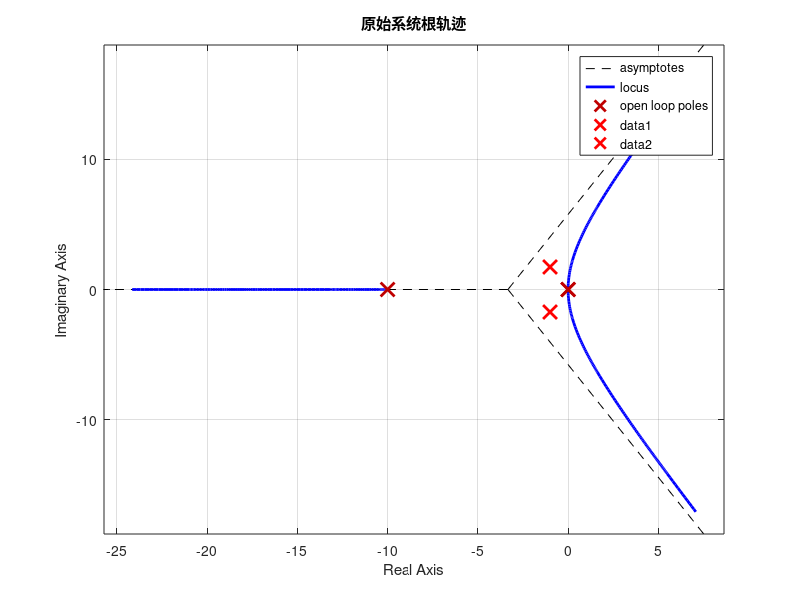
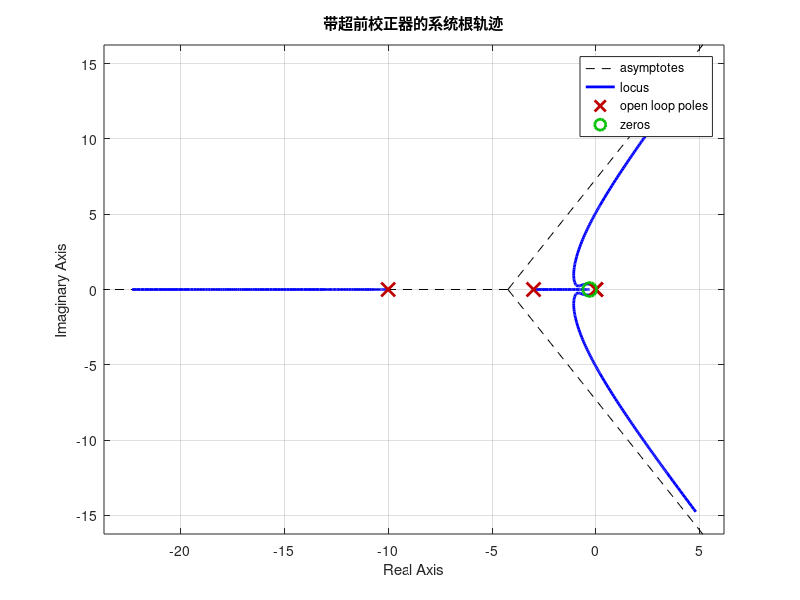
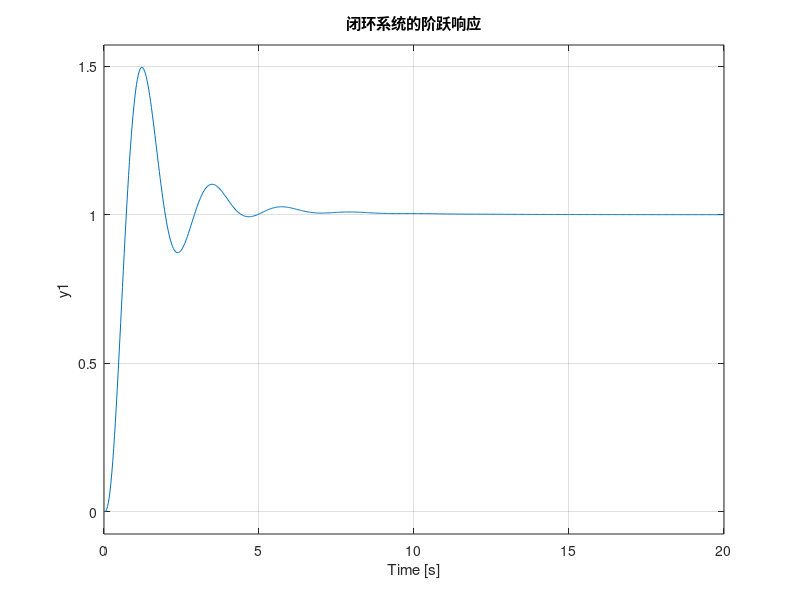

Reproduce these figures in MATLAB, in order. (Note: this script raises an error after producing the figures.)
% 定义传递函数
s = tf('s');
G = 1 / s^2;  % 宇宙飞船的传递函数
H = 1 / (0.1 * s + 1);  % 传感器传递函数

% 开环传递函数
OLTF = G * H;

% 绘制原始系统的根轨迹
figure;
rlocus(OLTF);
title('原始系统根轨迹');
grid on;

% 计算期望闭环极点 (根据阻尼比和自然频率)
zeta = 0.5;  % 阻尼比
omega_n = 2;  % 自然频率 (单位: rad/s)
p1 = -zeta * omega_n + omega_n * sqrt(1 - zeta^2) * 1i;
p2 = conj(p1);

% 在根轨迹上标注期望闭环极点
hold on;
plot(real(p1), imag(p1), 'rx', 'MarkerSize', 10, 'LineWidth', 2);
plot(real(p2), imag(p2), 'rx', 'MarkerSize', 10, 'LineWidth', 2);
hold off;

% 设计超前校正器 G_c(s)
% 假设初始的零点和极点，可以根据根轨迹调整
z = 0.3;  % 补偿器零点
p = 3;    % 补偿器极点
K = 1;    % 初始增益
G_c = K * (s + z) / (s + p);  % 超前校正器

% 更新后的开环传递函数
OLTF_compensated = G_c * OLTF;

% 绘制带补偿器的根轨迹
figure;
rlocus(OLTF_compensated);
title('带超前校正器的系统根轨迹');
grid on;

% 调整增益，检查闭环极点的位置
K_final = 10;  % 根据根轨迹选择合适的增益值
CLTF = feedback(K_final * OLTF_compensated, 1);

% 验证设计：绘制阶跃响应
figure;
step(CLTF);
title('闭环系统的阶跃响应');
grid on;

% 输出系统的性能信息
info = stepinfo(CLTF);
overshoot = info.Overshoot;  % 超调量
settling_time = info.SettlingTime;  % 稳定时间

fprintf('超调量: %.2f%%\n', overshoot);
fprintf('稳定时间: %.2f 秒\n', settling_time);

% 使用 damp 函数验证阻尼比和自然频率
[wn, zeta, poles] = damp(CLTF);
fprintf('自然频率 (rad/s): %.2f\n', wn(1));
fprintf('阻尼比: %.2f\n', zeta(1));
